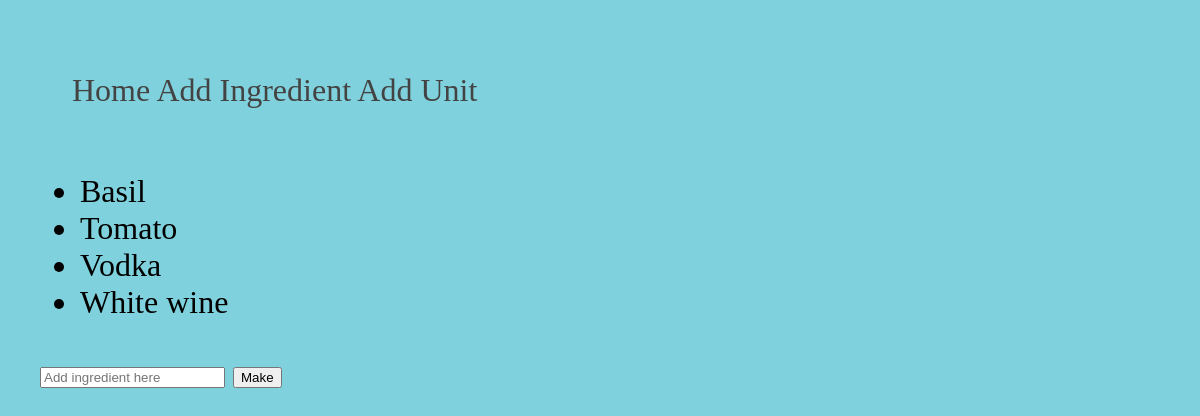
Page /polls/ingredients/ on the earlier database version.
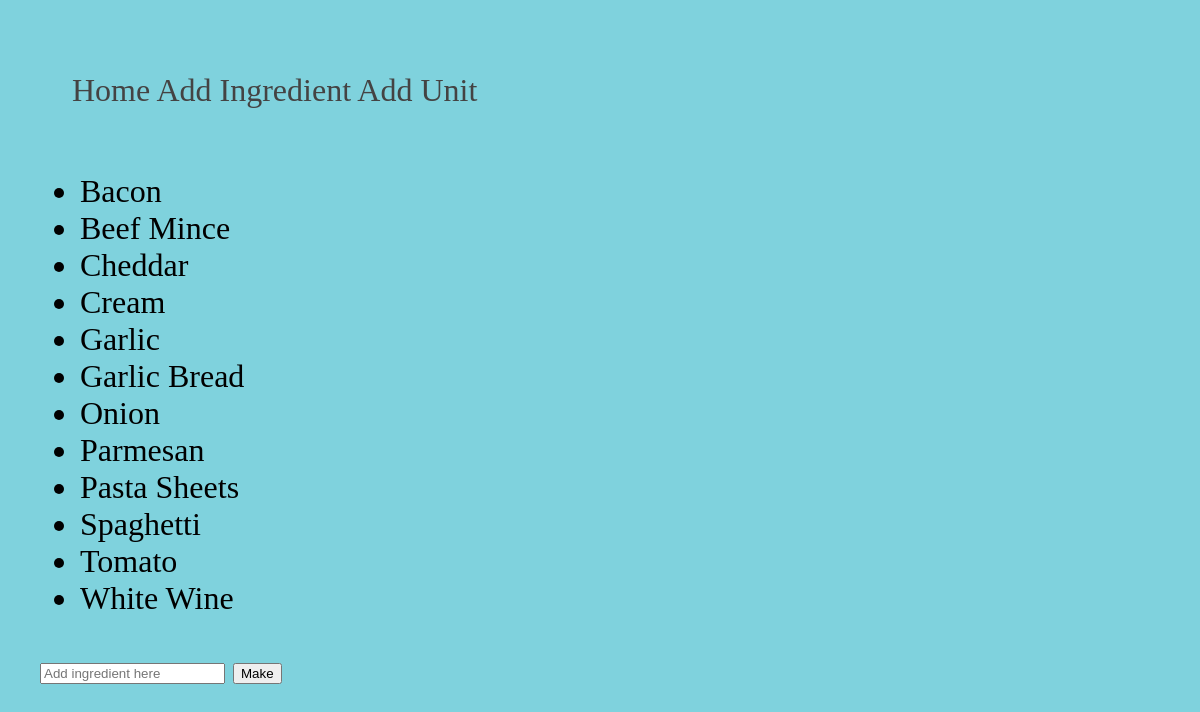
Same page on the later database version.
### polls/models.py (models this page shows, shortened)
class Ingredient(models.Model):
    ingredient_name = models.CharField(max_length=50)

### polls/views.py (the view, shortened to what this page needs)
# urls.py: path('ingredients/', views.ing_view, name='ingredients'),
def ing_view(request):
    ings = Ingredient.objects.order_by('ingredient_name')
    return render(request, 'polls/ingredients.html', {'ings':ings})

### polls/templates/polls/ingredients.html (shortened to what this page needs)
{% load static %}
<head>
<link rel="stylesheet" type="text/css" href="{% static 'polls/style.css' %}">
</head>
<body>
<nav class="navbar navbar-expand-lg navbar-light bg-light">
    <div class="collapse navbar-collapse" id="navbarNavAltMarkup">
        <div class="navbar-nav">
            <a class="nav-item nav-link" href="{% url 'polls:index' %}">Home</a>
            <a class="nav-item nav-link" href="{% url 'polls:ingredients' %}">Add Ingredient</a>
            <a class="nav-item nav-link" href="{% url 'polls:units' %}">Add Unit</a>
        </div>
    </div>
</nav>
{% if ings %}
    <ul>
    {% for i in ings %}
        <li>{{ i.ingredient_name }}</li>
    {% endfor %}
    </ul>
{% else %}
    <p>You have not made any ingredients.</p>
{% endif %}
<form method = "POST" action="{% url 'polls:ingredients' %}">
    <input type="text" name ="newing" placeholder ="Add ingredient here"></input>
    <button type="submit">Make</button>
</form>
</body>

Differences in the rows shown:
removed Ingredient: ingredient_name "Basil"
removed Ingredient: ingredient_name "Vodka"
removed Ingredient: ingredient_name "White wine"
added Ingredient: ingredient_name "Bacon"
added Ingredient: ingredient_name "Beef Mince"
added Ingredient: ingredient_name "Cheddar"
added Ingredient: ingredient_name "Cream"
added Ingredient: ingredient_name "Garlic"
added Ingredient: ingredient_name "Garlic Bread"
added Ingredient: ingredient_name "Onion"
added Ingredient: ingredient_name "Parmesan"
added Ingredient: ingredient_name "Pasta Sheets"
added Ingredient: ingredient_name "Spaghetti"
added Ingredient: ingredient_name "White Wine"
